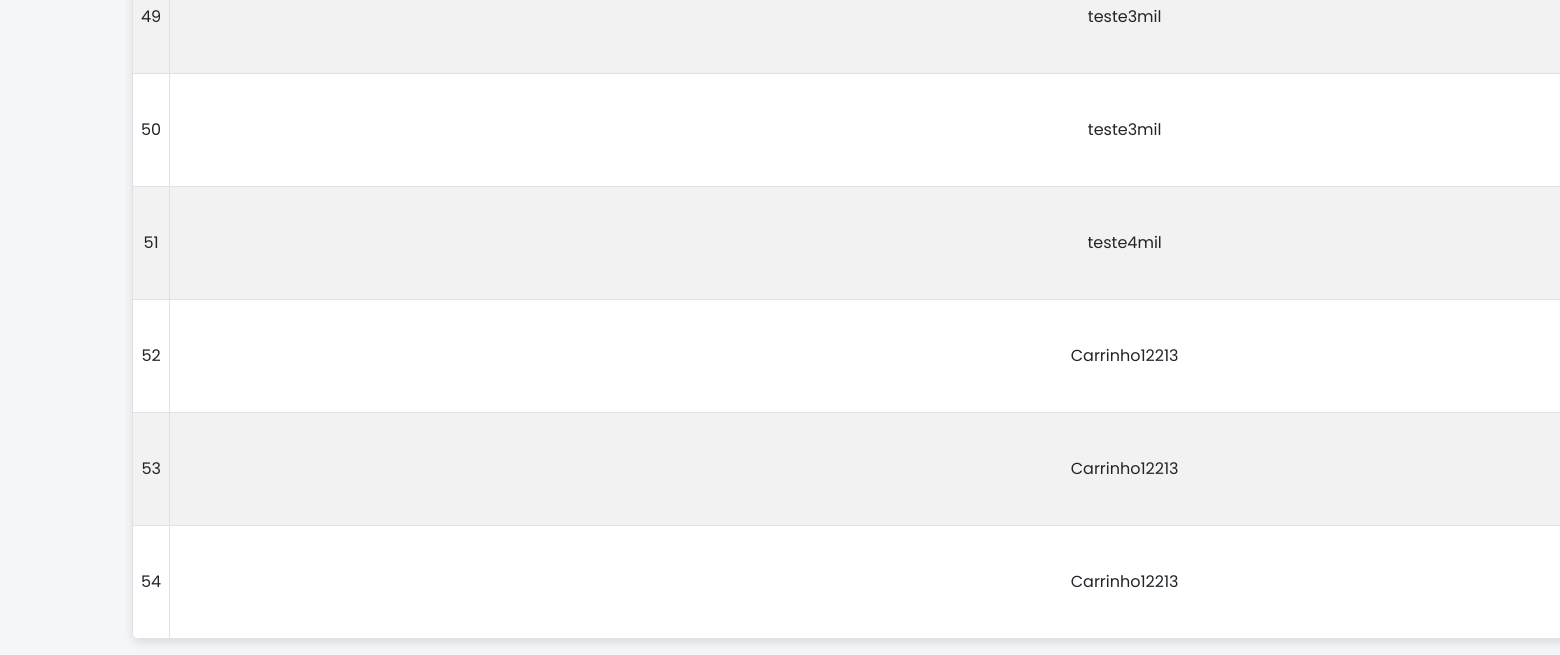
Before: /listagem/ (lower part) with the older database file.
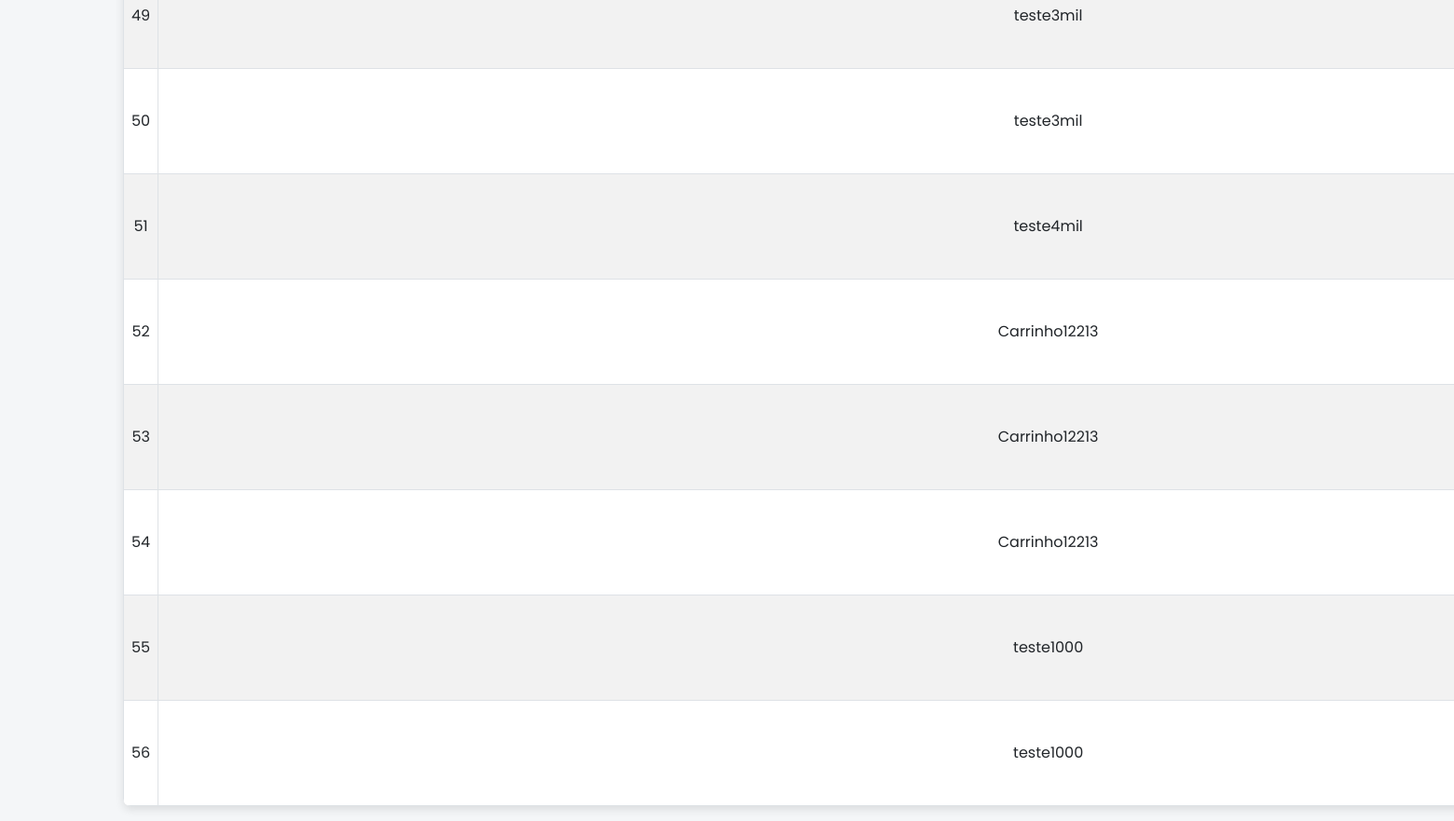
After: the same page with the newer database file.
### loja/models.py (models this page shows)
class Produto(models.Model):
    id_produto = models.AutoField(primary_key=True)  # Definindo id_produto como chave primária
    nome = models.CharField(max_length=100)
    preco = models.DecimalField(max_digits=15, decimal_places=2, validators=[MinValueValidator(0.01)])
    quantidade_estoque = models.PositiveIntegerField(validators=[MinValueValidator(0)])
    data_criacao = models.DateTimeField(auto_now_add=True)

### loja/views.py (the view)
# urls.py: path('listagem/', views.listagem, name='listagem_produtos')
def listagem(request):
    produtos = {
        'produtos' : Produto.objects.all()
    }
    return render(request, 'produtos/listagem.html', produtos)

### loja/templates/produtos/listagem.html (shortened to what this page needs)
{% load static %}
<!doctype html>
<html lang="en">
  <head>
    <link href="https://cdn.jsdelivr.net/npm/bootstrap@5.0.2/dist/css/bootstrap.min.css" rel="stylesheet">
    <link rel="stylesheet" href="{% static 'css/listagem_estilizacao.css' %}">
  </head>
  <body>
    <div class="container mt-4">
      <table class="table table-bordered table-striped">
        <tbody id="product-table">
          {% for produto in produtos %}
          <tr>
            <td>{{ produto.id_produto }}</td>
            <td class="product-name">{{ produto.nome }}</td>
          </tr>
          {% endfor %}
        </tbody>
      </table>
    </div>
  </body>
</html>

Changed rows visible on the page:
added Produto: id_produto "55", nome "teste1000"
added Produto: id_produto "56", nome "teste1000"
